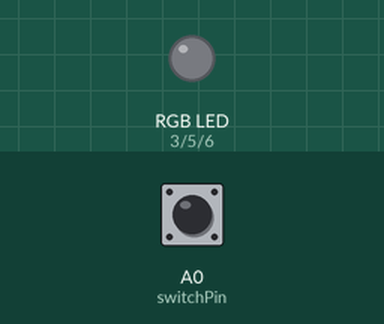
Bench run of a sketch on a simulated Arduino Uno, built with avr-gcc and run on an emulated ATmega328P. Shown: an RGB LED mixed from three pins (HIGH = lit). The test bench sets the inputs (shaded band); at power-on: A0 (switchPin) HIGH.

Above: at 1.2 s.
1.3 s: A0 (switchPin) pulled LOW for 1 s
At 3.2 s:
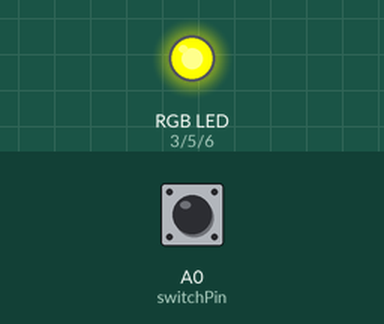
3.8 s: A0 (switchPin) pulled LOW for 0.15 s
At 4.5 s:
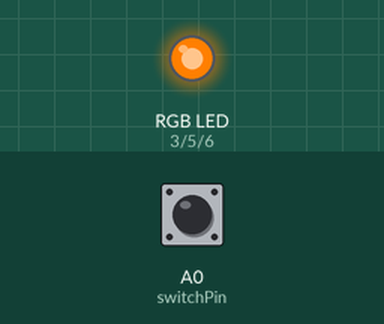
5.5 s: A0 (switchPin) pulled LOW for 0.15 s
At 6.9 s:
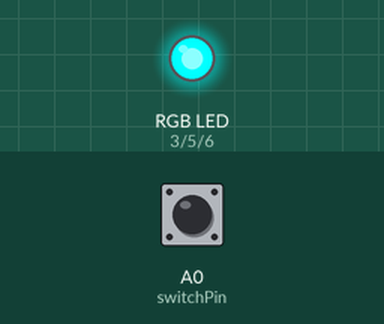
7.2 s: A0 (switchPin) pulled LOW for 3.2 s
At 11.8 s:
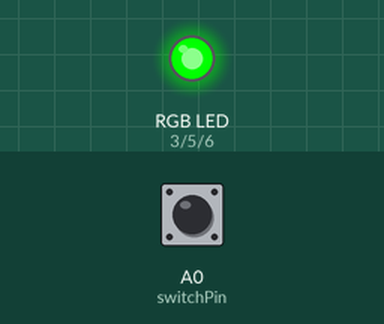
Timing chart, 0 to 12.9 s (numbered marks = the images above; inputs shaded):
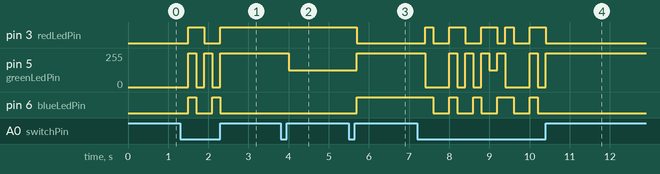

Measured:
- after the input at 1.3 s, pin 3 (redLedPin): LOW → HIGH after 0.20 s, → LOW 0.40 s later, → HIGH 0.40 s later; pin 5 (greenLedPin): alternates 255/255 for 0.20 s and 0/255 for 0.20 s, 5 changes in all, then stays 255/255, starting after 0.20 s
- after the input at 3.8 s, pin 5 (greenLedPin): 255/255 → 127/255 after 0.20 s
- after the input at 5.5 s, pin 3 (redLedPin): HIGH → LOW after 0.20 s; pin 5 (greenLedPin): 127/255 → 255/255 after 0.20 s; pin 6 (blueLedPin): LOW → HIGH after 0.20 s
- after the input at 7.2 s, pin 3 (redLedPin): LOW → HIGH after 0.20 s, → LOW 0.20 s later, → HIGH 0.40 s later, → LOW 0.40 s later, … (10 changes in this stretch); pin 5 (greenLedPin): 255/255 → 0/255 after 0.20 s, → 255/255 0.60 s later, → 0/255 0.20 s later, → 255/255 0.20 s later, … (12 changes in this stretch)

The sketch:

p2_color_mixer.ino
```cpp
const int redLedPin = 3;
const int greenLedPin = 5;
const int blueLedPin = 6;
const int switchPin = A0;

const int numColors = 10;

int colors[numColors][3] = {
  {0, 0, 0}, // black - off
  {255, 255, 255}, // white
  {255, 0, 0}, // red
  {0, 255, 0}, // green
  {0, 0, 255}, // blue
  {255, 255, 0}, // yellow
  {255, 127, 0}, // orange
  {0, 255, 255}, //
  {255, 0, 255}, //
  {0, 0, 0},
};

int color = 0;

void setup() {
  pinMode(redLedPin, OUTPUT);
  pinMode(greenLedPin, OUTPUT);
  pinMode(blueLedPin, OUTPUT);
  pinMode(switchPin, INPUT_PULLUP);
}

void loop() {
  int red = colors[color][0];
  int green = colors[color][1];
  int blue = colors[color][2];

  analogWrite(redLedPin, red);
  analogWrite(greenLedPin, green);
  analogWrite(blueLedPin, blue);

  if (digitalRead(switchPin) == LOW) {
    color ++;
    if (color == numColors) {
      color = 0;
    }
    delay(200);
  }
}
```
